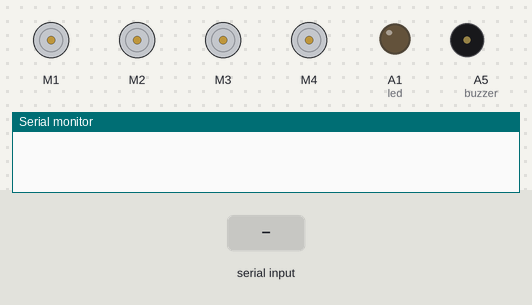
Bench run of a sketch on a simulated Arduino Uno, built with avr-gcc and run on an emulated ATmega328P. On the bench: 4 × DC motor (green arrow = forward, orange = backward, longer = faster), output pins drawn as LEDs (lit = HIGH), buzzer (waves = sounding, pin HIGH), the last lines printed to the serial monitor. The test bench sets the inputs (shaded band).

Above: at 1.2 s.
1.3 s: "F" received over the second serial link
At 1.7 s:
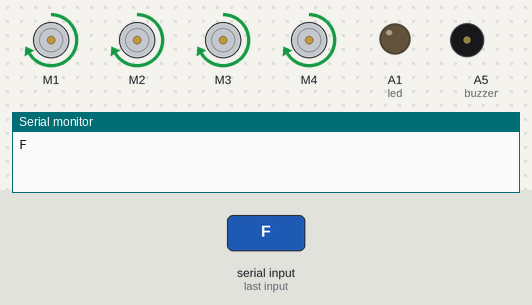
2.8 s: "B" received over the second serial link
At 4.0 s:
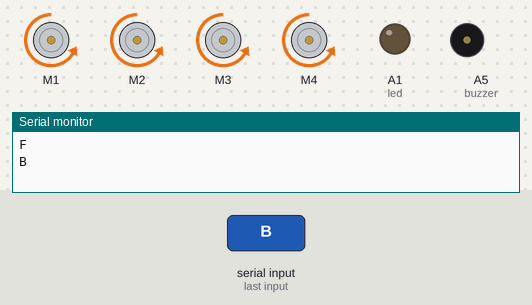
4.3 s: "L" received over the second serial link
At 5.2 s:
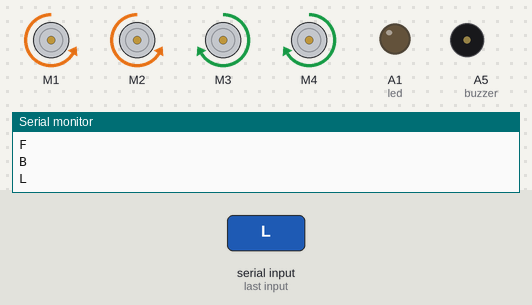
5.8 s: "R" received over the second serial link
At 6.3 s:
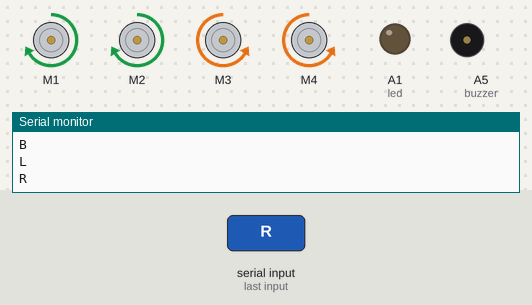
7.3 s: "V" received over the second serial link
At 7.9 s:
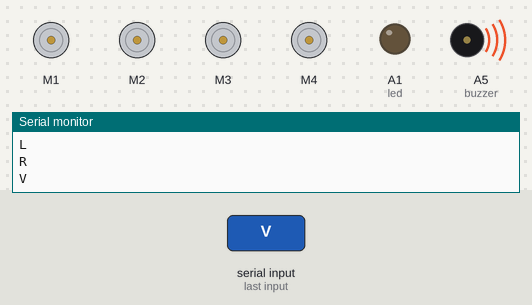
Timing chart, 0 to 10.3 s (numbered marks = the images above; inputs shaded):
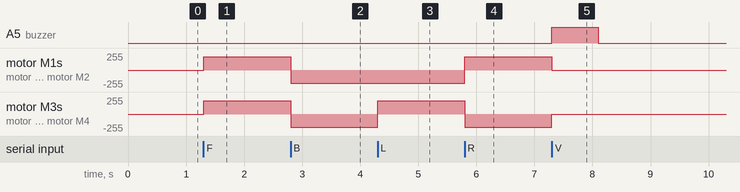

The sketch:

CarCode.ino
```cpp
#include <AFMotor.h>
#include <SoftwareSerial.h>
// D10 is connected to Servo 1, whereas D9 is connected to Servo 2.
SoftwareSerial bluetoothSerial(9, 10);  // RX, TX

//initial motors pin
AF_DCMotor motor1(1);
AF_DCMotor motor2(2);
AF_DCMotor motor3(3);
AF_DCMotor motor4(4);

int speed = 200;

char command;

// for led and buzzer
int buzzer = A5;
int led = A1;

void setup() {
  pinMode(buzzer, OUTPUT);
  pinMode(led, OUTPUT);
  Serial.begin(9600);
  bluetoothSerial.begin(9600);  //Set the baud rate to your Bluetooth module.
}

void loop() {
  if (bluetoothSerial.available() > 0) {
    command = bluetoothSerial.read();

    Serial.println(command);

    Stop();  //initialize with motors stoped

    if (command == 'F') {
      forward();

    } else if (command == 'B') {
      back();

    } else if (command == 'L' || command == 'G' || command == 'J') {
      left();

    } else if (command == 'R' || command == 'I' || command == 'H') {
      right();
    } else if (command == 'V') {

      Horn();
    } else if (command == 'v') {

      Horn();
    } else if (command == 'W') {
      digitalWrite(led, HIGH);
    } else if (command == 'w') {
      digitalWrite(led, LOW);
    }
  }
}

void forward() {
  motor1.setSpeed(speed);  //Define maximum velocity
  motor1.run(FORWARD);     //rotate the motor clockwise
  motor2.setSpeed(speed);  //Define maximum velocity
  motor2.run(FORWARD);     //rotate the motor clockwise
  motor3.setSpeed(speed);  //Define maximum velocity
  motor3.run(FORWARD);     //rotate the motor clockwise
  motor4.setSpeed(speed);  //Define maximum velocity
  motor4.run(FORWARD);     //rotate the motor clockwise
}

void back() {
  motor1.setSpeed(speed);  //Define maximum velocity
  motor1.run(BACKWARD);    //rotate the motor anti-clockwise
  motor2.setSpeed(speed);  //Define maximum velocity
  motor2.run(BACKWARD);    //rotate the motor anti-clockwise
  motor3.setSpeed(speed);  //Define maximum velocity
  motor3.run(BACKWARD);    //rotate the motor anti-clockwise
  motor4.setSpeed(speed);  //Define maximum velocity
  motor4.run(BACKWARD);    //rotate the motor anti-clockwise
}

void left() {
  motor1.setSpeed(speed);  //Define maximum velocity
  motor1.run(BACKWARD);    //rotate the motor anti-clockwise
  motor2.setSpeed(speed);  //Define maximum velocity
  motor2.run(BACKWARD);    //rotate the motor anti-clockwise
  motor3.setSpeed(speed);  //Define maximum velocity
  motor3.run(FORWARD);     //rotate the motor clockwise
  motor4.setSpeed(speed);  //Define maximum velocity
  motor4.run(FORWARD);     //rotate the motor clockwise
}

void right() {
  motor1.setSpeed(speed);  //Define maximum velocity
  motor1.run(FORWARD);     //rotate the motor clockwise
  motor2.setSpeed(speed);  //Define maximum velocity
  motor2.run(FORWARD);     //rotate the motor clockwise
  motor3.setSpeed(speed);  //Define maximum velocity
  motor3.run(BACKWARD);    //rotate the motor anti-clockwise
  motor4.setSpeed(speed);  //Define maximum velocity
  motor4.run(BACKWARD);    //rotate the motor anti-clockwise
}

void Stop() {
  motor1.setSpeed(0);   //Define minimum velocity
  motor1.run(RELEASE);  //stop the motor when release the button
  motor2.setSpeed(0);   //Define minimum velocity
  motor2.run(RELEASE);  //rotate the motor clockwise
  motor3.setSpeed(0);   //Define minimum velocity
  motor3.run(RELEASE);  //stop the motor when release the button
  motor4.setSpeed(0);   //Define minimum velocity
  motor4.run(RELEASE);  //stop the motor when release the button
}

void Horn() {
  digitalWrite(buzzer, HIGH);
  delay(800);
  digitalWrite(buzzer, LOW);
}


// I for front right
// G for front left
// V for buzer on , v for buzzer off
// W for front led on , w for led off
// U for front led on , u for led off
```

Measured:
- after the input at 1.3 s, motor M1–4: stopped → forward 200/255 at once
- after the input at 2.8 s, motor M1–4: forward 200/255 → backward 200/255 at once
- after the input at 4.3 s, motor M3, motor M4: backward 200/255 → forward 200/255 at once
- after the input at 5.8 s, motor M1, motor M2: backward 200/255 → forward 200/255 at once; motor M3, motor M4: forward 200/255 → backward 200/255 at once
- after the input at 7.3 s, A5 (buzzer): LOW → HIGH at once, → LOW 0.80 s later; motor M1, motor M2: forward 200/255 → stopped at once; motor M3, motor M4: backward 200/255 → stopped at once
